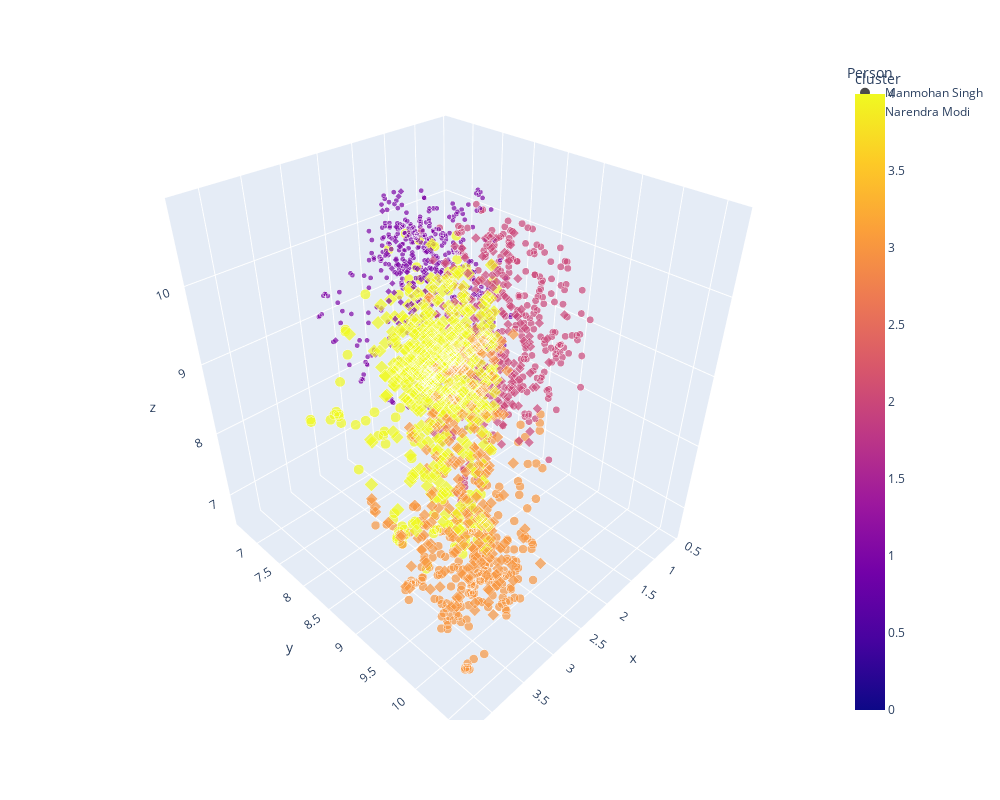

Notebook code for this chart:
### Markdown cell above
### 3D SCATTER PLOT

### Code cell
import plotly.express as px

# Create a 3D scatter plot using Plotly Express
fig = px.scatter_3d(
    df_dim_date,  # DataFrame containing the data
    x='x',          # Column name for the x-axis values
    y='y',          # Column name for the y-axis values
    z='z',          # Column name for the z-axis values
    color='cluster',     # Column name for assigning colors based on cluster
    hover_data='index',  # Column name for additional information on hover
    size='cluster',      # Column name for assigning marker size based on cluster
    size_max=10,         # Maximum size of the markers
    symbol = 'Person'          
)

# Customize the layout of the figure
fig.update_layout(
    height=800,  # Set the height of the figure
    width=1000   # Set the width of the figure
)

# Display the plot
fig.show()

### Figure 1 — Plotly figure (JSON) as saved in the notebook; plotly's stock layout.template omitted (floating-point values rounded to 4 significant figures; data arrays with more than 128 entries replaced by an {"elided": "..."} marker saying what was removed)
{"data": [{"customdata": {"elided": "1351x1 str values"}, "hovertemplate": "Person=Manmohan Singh<br>x=%{x}<br>y=%{y}<br>z=%{z}<br>cluster=%{marker.color}<br>index=%{customdata[0]}<extra></extra>", "legendgroup": "Manmohan Singh", "marker": {"color": {"elided": "1351 int values"}, "coloraxis": "coloraxis", "size": {"elided": "1351 int values"}, "sizemode": "area", "sizeref": 0.04, "symbol": "circle"}, "mode": "markers", "name": "Manmohan Singh", "scene": "scene", "showlegend": true, "type": "scatter3d", "x": {"elided": "1351 float values"}, "y": {"elided": "1351 float values"}, "z": {"elided": "1351 float values"}}, {"customdata": {"elided": "1182x1 str values"}, "hovertemplate": "Person=Narendra Modi<br>x=%{x}<br>y=%{y}<br>z=%{z}<br>cluster=%{marker.color}<br>index=%{customdata[0]}<extra></extra>", "legendgroup": "Narendra Modi", "marker": {"color": {"elided": "1182 int values"}, "coloraxis": "coloraxis", "size": {"elided": "1182 int values"}, "sizemode": "area", "sizeref": 0.04, "symbol": "diamond"}, "mode": "markers", "name": "Narendra Modi", "scene": "scene", "showlegend": true, "type": "scatter3d", "x": {"elided": "1182 float values"}, "y": {"elided": "1182 float values"}, "z": {"elided": "1182 float values"}}], "layout": {"coloraxis": {"colorbar": {"title": {"text": "cluster"}}, "colorscale": [[0, "#0d0887"], [0.1111, "#46039f"], [0.2222, "#7201a8"], [0.3333, "#9c179e"], [0.4444, "#bd3786"], [0.5556, "#d8576b"], [0.6667, "#ed7953"], [0.7778, "#fb9f3a"], [0.8889, "#fdca26"], [1, "#f0f921"]]}, "height": 800, "legend": {"itemsizing": "constant", "title": {"text": "Person"}, "tracegroupgap": 0}, "margin": {"t": 60}, "scene": {"domain": {"x": [0, 1], "y": [0, 1]}, "xaxis": {"title": {"text": "x"}}, "yaxis": {"title": {"text": "y"}}, "zaxis": {"title": {"text": "z"}}}, "width": 1000}}
